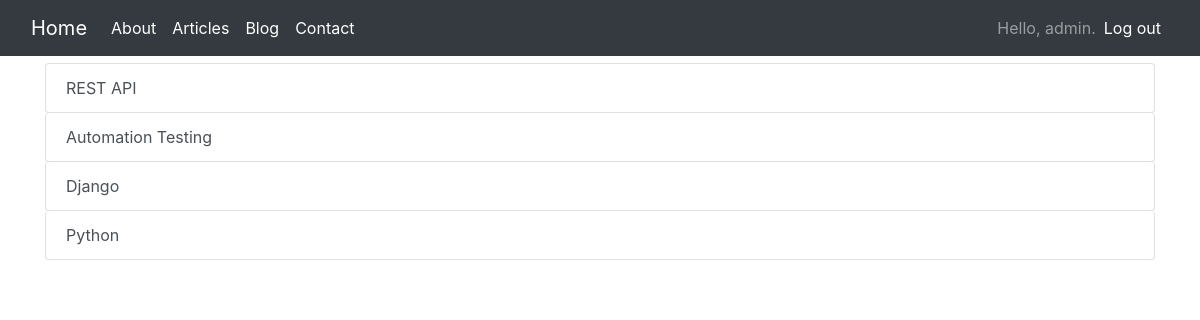
Screenshot of /articles/ (signed in) with the database file from the repository.
### new_sites/models.py (models this page shows)
class Article(models.Model):
    text = models.CharField(max_length=200)
    date_added = models.DateTimeField(auto_now_add=True)
    owner = models.ForeignKey(User, on_delete=models.CASCADE)
    def __str__(self):
        return self.text

### new_sites/views.py (the view)
# urls.py: path('articles/', views.articles, name='articles'),
def articles(request):
    articles = Article.objects.order_by('date_added')
    context = {'articles': articles}
    return render(request, 'new_sites/articles.html', context)

### new_sites/templates/new_sites/articles.html
{% extends "new_sites/base.html" %}
{% load bootstrap4 %}
{% block page_header %}
  <h2>Articles</h2>
{% endblock page_header %}
{% block content %}
  {% for article in articles %}
      <a class="list-group-item list-group-item-action rounded-right rounded-left rounded-bottom rounded-top"
         href="{% url 'new_sites:article' article.id %}">
          {{ article }}
      </a>
  {% empty %}
    <li>No articles have been added yet.</li>
  {% endfor %}
{% endblock content %}

### new_sites/templates/new_sites/base.html (shortened to what this page needs)
{% load bootstrap4 %}
{% load static %}
<!doctype html>
<html lang="en">
<head>
  {% bootstrap_css %}
  <link rel="stylesheet" type="text/css" href="{% static 'new_sites/styles/styles.css' %}">
<body>
    <nav class="navbar navbar-expand-lg navbar-dark fixed-top bg-dark mb-2">
        <div class="container-fluid">
            <a class="navbar-brand" href="{% url 'new_sites:index' %}">Home</a>
            <div class="collapse navbar-collapse" id="navbarSupportedContent">
                <ul class="navbar-nav mr-auto">
                    <li class="nav-item active">
                        <a class="nav-link" href="{% url 'new_sites:about' %}">About </a>
                    </li>
                    <li class="nav-item active">
                        <a class="nav-link" href="{% url 'new_sites:articles' %}">Articles </a>
                    </li>
                    <li class="nav-item active">
                        <a class="nav-link" href="{% url 'new_sites:topics' %}">Blog </a>
                    </li>
                    <li class="nav-item active">
                        <a class="nav-link" href="{% url 'sendmail:contact' %}">Contact </a>
                    </li>
                </ul>
      <ul class="navbar-nav ml-auto">
        {% if user.is_authenticated %}
          <li class="nav-item active">
            <span class="navbar-text"}">Hello, {{ user.username }}.</span>
          </li>
          <li class="nav-item active">
            <a class="nav-link" href="{% url 'users:logout' %}">Log out</a>
          </li>
        {% else %}
          <li class="nav-item active">
            <a class="nav-link" href="{% url 'users:register' %}">Register</a>
          </li>
          <li class="nav-item active">
            <a class="nav-link" href="{% url 'users:login' %}">Log in</a></li>
        {% endif %}
      </ul>
    </div>
  </nav>
  <main role="main" class="container">
    <div class="pb-2 mb-2 border-bottom">
      {% block page_header %}{% endblock page_header %}
    </div>
    <div>
      {% block content %}{% endblock content %}
    </div>
  </main>
</body>
</html>

### new_sites/static/new_sites/styles/styles.css (style rules this page uses)
body { background: white; }

### rows the page displays
Article: text "REST API"
Article: text "Automation Testing"
Article: text "Django"
Article: text "Python"

### other values shown
{{ user.username }} "admin"
